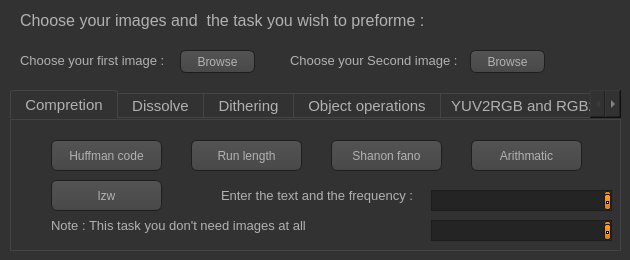
<?xml version="1.0" encoding="UTF-8"?>
<ui version="4.0">
 <class>Form</class>
 <widget class="QWidget" name="Form">
  <property name="geometry">
   <rect>
    <x>0</x>
    <y>0</y>
    <width>630</width>
    <height>260</height>
   </rect>
  </property>
  <property name="windowTitle">
   <string>Images manipulation </string>
  </property>
  <property name="windowIcon">
   <iconset>
    <normaloff>F:/Python Projects/Multimedia_Tasks/test_images/icone.png</normaloff>F:/Python Projects/Multimedia_Tasks/test_images/icone.png</iconset>
  </property>
  <property name="styleSheet">
   <string notr="true">QToolTip
{
     border: 1px solid black;
     background-color: #ffa02f;
     padding: 1px;
     border-radius: 3px;
     opacity: 100;
}

QWidget
{
    color: #b1b1b1;
    background-color: #323232;
}

QWidget:item:hover
{
    background-color: QLinearGradient( x1: 0, y1: 0, x2: 0, y2: 1, stop: 0 #ffa02f, stop: 1 #ca0619);
    color: #000000;
}

QWidget:item:selected
{
    background-color: QLinearGradient( x1: 0, y1: 0, x2: 0, y2: 1, stop: 0 #ffa02f, stop: 1 #d7801a);
}

QMenuBar::item
{
    background: transparent;
}

QMenuBar::item:selected
{
    background: transparent;
    border: 1px solid #ffaa00;
}

QMenuBar::item:pressed
{
    background: #444;
    border: 1px solid #000;
    background-color: QLinearGradient(
        x1:0, y1:0,
        x2:0, y2:1,
        stop:1 #212121,
        stop:0.4 #343434/*,
        stop:0.2 #343434,
        stop:0.1 #ffaa00*/
    );
    margin-bottom:-1px;
    padding-bottom:1px;
}

QMenu
{
    border: 1px solid #000;
}

QMenu::item
{
    padding: 2px 20px 2px 20px;
}

QMenu::item:selected
{
    color: #000000;
}

QWidget:disabled
{
    color: #404040;
    background-color: #323232;
}

QAbstractItemView
{
    background-color: QLinearGradient( x1: 0, y1: 0, x2: 0, y2: 1, stop: 0 #4d4d4d, stop: 0.1 #646464, stop: 1 #5d5d5d);
}

QWidget:focus
{
    /*border: 2px solid QLinearGradient( x1: 0, y1: 0, x2: 0, y2: 1, stop: 0 #ffa02f, stop: 1 #d7801a);*/
}

QLineEdit
{
    background-color: QLinearGradient( x1: 0, y1: 0, x2: 0, y2: 1, stop: 0 #4d4d4d, stop: 0 #646464, stop: 1 #5d5d5d);
    padding: 1px;
    border-style: solid;
    border: 1px solid #1e1e1e;
    border-radius: 5;
}

QPushButton
{
    color: #b1b1b1;
    background-color: QLinearGradient( x1: 0, y1: 0, x2: 0, y2: 1, stop: 0 #565656, stop: 0.1 #525252, stop: 0.5 #4e4e4e, stop: 0.9 #4a4a4a, stop: 1 #464646);
    border-width: 1px;
    border-color: #1e1e1e;
    border-style: solid;
    border-radius: 6;
    padding: 3px;
    font-size: 12px;
    padding-left: 5px;
    padding-right: 5px;
}

QPushButton:pressed
{
    background-color: QLinearGradient( x1: 0, y1: 0, x2: 0, y2: 1, stop: 0 #2d2d2d, stop: 0.1 #2b2b2b, stop: 0.5 #292929, stop: 0.9 #282828, stop: 1 #252525);
}

QComboBox
{
    selection-background-color: #ffaa00;
    background-color: QLinearGradient( x1: 0, y1: 0, x2: 0, y2: 1, stop: 0 #565656, stop: 0.1 #525252, stop: 0.5 #4e4e4e, stop: 0.9 #4a4a4a, stop: 1 #464646);
    border-style: solid;
    border: 1px solid #1e1e1e;
    border-radius: 5;
}

QComboBox:hover,QPushButton:hover
{
    border: 2px solid QLinearGradient( x1: 0, y1: 0, x2: 0, y2: 1, stop: 0 #ffa02f, stop: 1 #d7801a);
}


QComboBox:on
{
    padding-top: 3px;
    padding-left: 4px;
    background-color: QLinearGradient( x1: 0, y1: 0, x2: 0, y2: 1, stop: 0 #2d2d2d, stop: 0.1 #2b2b2b, stop: 0.5 #292929, stop: 0.9 #282828, stop: 1 #252525);
    selection-background-color: #ffaa00;
}

QComboBox QAbstractItemView
{
    border: 2px solid darkgray;
    selection-background-color: QLinearGradient( x1: 0, y1: 0, x2: 0, y2: 1, stop: 0 #ffa02f, stop: 1 #d7801a);
}

QComboBox::drop-down
{
     subcontrol-origin: padding;
     subcontrol-position: top right;
     width: 15px;

     border-left-width: 0px;
     border-left-color: darkgray;
     border-left-style: solid; /* just a single line */
     border-top-right-radius: 3px; /* same radius as the QComboBox */
     border-bottom-right-radius: 3px;
 }

QComboBox::down-arrow
{
     image: url(:/down_arrow.png);
}

QGroupBox:focus
{
border: 2px solid QLinearGradient( x1: 0, y1: 0, x2: 0, y2: 1, stop: 0 #ffa02f, stop: 1 #d7801a);
}

QTextEdit:focus
{
    border: 2px solid QLinearGradient( x1: 0, y1: 0, x2: 0, y2: 1, stop: 0 #ffa02f, stop: 1 #d7801a);
}

QScrollBar:horizontal {
     border: 1px solid #222222;
     background: QLinearGradient( x1: 0, y1: 0, x2: 0, y2: 1, stop: 0.0 #121212, stop: 0.2 #282828, stop: 1 #484848);
     height: 7px;
     margin: 0px 16px 0 16px;
}

QScrollBar::handle:horizontal
{
      background: QLinearGradient( x1: 0, y1: 0, x2: 1, y2: 0, stop: 0 #ffa02f, stop: 0.5 #d7801a, stop: 1 #ffa02f);
      min-height: 20px;
      border-radius: 2px;
}

QScrollBar::add-line:horizontal {
      border: 1px solid #1b1b19;
      border-radius: 2px;
      background: QLinearGradient( x1: 0, y1: 0, x2: 1, y2: 0, stop: 0 #ffa02f, stop: 1 #d7801a);
      width: 14px;
      subcontrol-position: right;
      subcontrol-origin: margin;
}

QScrollBar::sub-line:horizontal {
      border: 1px solid #1b1b19;
      border-radius: 2px;
      background: QLinearGradient( x1: 0, y1: 0, x2: 1, y2: 0, stop: 0 #ffa02f, stop: 1 #d7801a);
      width: 14px;
     subcontrol-position: left;
     subcontrol-origin: margin;
}

QScrollBar::right-arrow:horizontal, QScrollBar::left-arrow:horizontal
{
      border: 1px solid black;
      width: 1px;
      height: 1px;
      background: white;
}

QScrollBar::add-page:horizontal, QScrollBar::sub-page:horizontal
{
      background: none;
}

QScrollBar:vertical
{
      background: QLinearGradient( x1: 0, y1: 0, x2: 1, y2: 0, stop: 0.0 #121212, stop: 0.2 #282828, stop: 1 #484848);
      width: 7px;
      margin: 16px 0 16px 0;
      border: 1px solid #222222;
}

QScrollBar::handle:vertical
{
      background: QLinearGradient( x1: 0, y1: 0, x2: 0, y2: 1, stop: 0 #ffa02f, stop: 0.5 #d7801a, stop: 1 #ffa02f);
      min-height: 20px;
      border-radius: 2px;
}

QScrollBar::add-line:vertical
{
      border: 1px solid #1b1b19;
      border-radius: 2px;
      background: QLinearGradient( x1: 0, y1: 0, x2: 0, y2: 1, stop: 0 #ffa02f, stop: 1 #d7801a);
      height: 14px;
      subcontrol-position: bottom;
      subcontrol-origin: margin;
}

QScrollBar::sub-line:vertical
{
      border: 1px solid #1b1b19;
      border-radius: 2px;
      background: QLinearGradient( x1: 0, y1: 0, x2: 0, y2: 1, stop: 0 #d7801a, stop: 1 #ffa02f);
      height: 14px;
      subcontrol-position: top;
      subcontrol-origin: margin;
}

QScrollBar::up-arrow:vertical, QScrollBar::down-arrow:vertical
{
      border: 1px solid black;
      width: 1px;
      height: 1px;
      background: white;
}


QScrollBar::add-page:vertical, QScrollBar::sub-page:vertical
{
      background: none;
}

QTextEdit
{
    background-color: #242424;
}

QPlainTextEdit
{
    background-color: #242424;
}

QHeaderView::section
{
    background-color: QLinearGradient(x1:0, y1:0, x2:0, y2:1, stop:0 #616161, stop: 0.5 #505050, stop: 0.6 #434343, stop:1 #656565);
    color: white;
    padding-left: 4px;
    border: 1px solid #6c6c6c;
}

QCheckBox:disabled
{
color: #414141;
}

QDockWidget::title
{
    text-align: center;
    spacing: 3px; /* spacing between items in the tool bar */
    background-color: QLinearGradient(x1:0, y1:0, x2:0, y2:1, stop:0 #323232, stop: 0.5 #242424, stop:1 #323232);
}

QDockWidget::close-button, QDockWidget::float-button
{
    text-align: center;
    spacing: 1px; /* spacing between items in the tool bar */
    background-color: QLinearGradient(x1:0, y1:0, x2:0, y2:1, stop:0 #323232, stop: 0.5 #242424, stop:1 #323232);
}

QDockWidget::close-button:hover, QDockWidget::float-button:hover
{
    background: #242424;
}

QDockWidget::close-button:pressed, QDockWidget::float-button:pressed
{
    padding: 1px -1px -1px 1px;
}

QMainWindow::separator
{
    background-color: QLinearGradient(x1:0, y1:0, x2:0, y2:1, stop:0 #161616, stop: 0.5 #151515, stop: 0.6 #212121, stop:1 #343434);
    color: white;
    padding-left: 4px;
    border: 1px solid #4c4c4c;
    spacing: 3px; /* spacing between items in the tool bar */
}

QMainWindow::separator:hover
{

    background-color: QLinearGradient(x1:0, y1:0, x2:0, y2:1, stop:0 #d7801a, stop:0.5 #b56c17 stop:1 #ffa02f);
    color: white;
    padding-left: 4px;
    border: 1px solid #6c6c6c;
    spacing: 3px; /* spacing between items in the tool bar */
}

QToolBar::handle
{
     spacing: 3px; /* spacing between items in the tool bar */
     background: url(:/images/handle.png);
}

QMenu::separator
{
    height: 2px;
    background-color: QLinearGradient(x1:0, y1:0, x2:0, y2:1, stop:0 #161616, stop: 0.5 #151515, stop: 0.6 #212121, stop:1 #343434);
    color: white;
    padding-left: 4px;
    margin-left: 10px;
    margin-right: 5px;
}

QProgressBar
{
    border: 2px solid grey;
    border-radius: 5px;
    text-align: center;
}

QProgressBar::chunk
{
    background-color: #d7801a;
    width: 2.15px;
    margin: 0.5px;
}

QTabBar::tab {
    color: #b1b1b1;
    border: 1px solid #444;
    border-bottom-style: none;
    background-color: #323232;
    padding-left: 10px;
    padding-right: 10px;
    padding-top: 3px;
    padding-bottom: 2px;
    margin-right: -1px;
}

QTabWidget::pane {
    border: 1px solid #444;
    top: 1px;
}

QTabBar::tab:last
{
    margin-right: 0; /* the last selected tab has nothing to overlap with on the right */
    border-top-right-radius: 3px;
}

QTabBar::tab:first:!selected
{
 margin-left: 0px; /* the last selected tab has nothing to overlap with on the right */


    border-top-left-radius: 3px;
}

QTabBar::tab:!selected
{
    color: #b1b1b1;
    border-bottom-style: solid;
    margin-top: 3px;
    background-color: QLinearGradient(x1:0, y1:0, x2:0, y2:1, stop:1 #212121, stop:.4 #343434);
}

QTabBar::tab:selected
{
    border-top-left-radius: 3px;
    border-top-right-radius: 3px;
    margin-bottom: 0px;
}

QTabBar::tab:!selected:hover
{
    /*border-top: 2px solid #ffaa00;
    padding-bottom: 3px;*/
    border-top-left-radius: 3px;
    border-top-right-radius: 3px;
    background-color: QLinearGradient(x1:0, y1:0, x2:0, y2:1, stop:1 #212121, stop:0.4 #343434, stop:0.2 #343434, stop:0.1 #ffaa00);
}

QRadioButton::indicator:checked, QRadioButton::indicator:unchecked{
    color: #b1b1b1;
    background-color: #323232;
    border: 1px solid #b1b1b1;
    border-radius: 6px;
}

QRadioButton::indicator:checked
{
    background-color: qradialgradient(
        cx: 0.5, cy: 0.5,
        fx: 0.5, fy: 0.5,
        radius: 1.0,
        stop: 0.25 #ffaa00,
        stop: 0.3 #323232
    );
}

QCheckBox::indicator{
    color: #b1b1b1;
    background-color: #323232;
    border: 1px solid #b1b1b1;
    width: 9px;
    height: 9px;
}

QRadioButton::indicator
{
    border-radius: 6px;
}

QRadioButton::indicator:hover, QCheckBox::indicator:hover
{
    border: 1px solid #ffaa00;
}

QCheckBox::indicator:checked
{
    image:url(:/images/checkbox.png);
}

QCheckBox::indicator:disabled, QRadioButton::indicator:disabled
{
    border: 1px solid #444;
}</string>
  </property>
  <widget class="QTabWidget" name="tabWidget">
   <property name="geometry">
    <rect>
     <x>10</x>
     <y>90</y>
     <width>611</width>
     <height>161</height>
    </rect>
   </property>
   <property name="font">
    <font>
     <pointsize>11</pointsize>
     <weight>50</weight>
     <bold>false</bold>
    </font>
   </property>
   <property name="styleSheet">
    <string notr="true">color:&quot;#e1e1e1&quot;</string>
   </property>
   <property name="currentIndex">
    <number>0</number>
   </property>
   <widget class="QWidget" name="tab">
    <attribute name="title">
     <string> Compretion </string>
    </attribute>
    <widget class="QPushButton" name="huff_btn">
     <property name="geometry">
      <rect>
       <x>40</x>
       <y>20</y>
       <width>111</width>
       <height>31</height>
      </rect>
     </property>
     <property name="text">
      <string>Huffman code</string>
     </property>
    </widget>
    <widget class="QPushButton" name="runlength_btn">
     <property name="geometry">
      <rect>
       <x>180</x>
       <y>20</y>
       <width>111</width>
       <height>31</height>
      </rect>
     </property>
     <property name="text">
      <string>Run length</string>
     </property>
    </widget>
    <widget class="QPushButton" name="shanon_btn">
     <property name="geometry">
      <rect>
       <x>320</x>
       <y>20</y>
       <width>111</width>
       <height>31</height>
      </rect>
     </property>
     <property name="text">
      <string>Shanon fano</string>
     </property>
    </widget>
    <widget class="QPushButton" name="arith_btn">
     <property name="geometry">
      <rect>
       <x>460</x>
       <y>20</y>
       <width>111</width>
       <height>31</height>
      </rect>
     </property>
     <property name="text">
      <string>Arithmatic</string>
     </property>
    </widget>
    <widget class="QLabel" name="label_6">
     <property name="geometry">
      <rect>
       <x>40</x>
       <y>90</y>
       <width>311</width>
       <height>31</height>
      </rect>
     </property>
     <property name="font">
      <font>
       <pointsize>10</pointsize>
      </font>
     </property>
     <property name="styleSheet">
      <string notr="true">color:&quot;#ffaa00&quot;</string>
     </property>
     <property name="text">
      <string>Note : This task you don't need images at all </string>
     </property>
    </widget>
    <widget class="QPushButton" name="lzw_btn">
     <property name="geometry">
      <rect>
       <x>40</x>
       <y>60</y>
       <width>111</width>
       <height>31</height>
      </rect>
     </property>
     <property name="text">
      <string>lzw</string>
     </property>
    </widget>
    <widget class="QLabel" name="label_10">
     <property name="geometry">
      <rect>
       <x>210</x>
       <y>60</y>
       <width>201</width>
       <height>31</height>
      </rect>
     </property>
     <property name="font">
      <font>
       <pointsize>10</pointsize>
      </font>
     </property>
     <property name="styleSheet">
      <string notr="true">color:&quot;#ffaa00&quot;</string>
     </property>
     <property name="text">
      <string>Enter the text and the frequency :</string>
     </property>
    </widget>
    <widget class="QTextEdit" name="alph_bet">
     <property name="geometry">
      <rect>
       <x>420</x>
       <y>70</y>
       <width>181</width>
       <height>21</height>
      </rect>
     </property>
    </widget>
    <widget class="QTextEdit" name="frequan">
     <property name="geometry">
      <rect>
       <x>420</x>
       <y>100</y>
       <width>181</width>
       <height>21</height>
      </rect>
     </property>
    </widget>
   </widget>
   <widget class="QWidget" name="tab_2">
    <attribute name="title">
     <string> Dissolve </string>
    </attribute>
    <widget class="QPushButton" name="dither_btn">
     <property name="geometry">
      <rect>
       <x>40</x>
       <y>20</y>
       <width>111</width>
       <height>31</height>
      </rect>
     </property>
     <property name="text">
      <string>Dither dissolve</string>
     </property>
    </widget>
    <widget class="QPushButton" name="cross_btn">
     <property name="geometry">
      <rect>
       <x>180</x>
       <y>20</y>
       <width>111</width>
       <height>31</height>
      </rect>
     </property>
     <property name="text">
      <string>Cross dissolve</string>
     </property>
    </widget>
    <widget class="QPushButton" name="fadein_btn">
     <property name="geometry">
      <rect>
       <x>320</x>
       <y>20</y>
       <width>111</width>
       <height>31</height>
      </rect>
     </property>
     <property name="text">
      <string>Fade in</string>
     </property>
    </widget>
    <widget class="QPushButton" name="fadeout_btn">
     <property name="geometry">
      <rect>
       <x>460</x>
       <y>20</y>
       <width>111</width>
       <height>31</height>
      </rect>
     </property>
     <property name="text">
      <string>Fade out</string>
     </property>
    </widget>
    <widget class="QLabel" name="label_5">
     <property name="geometry">
      <rect>
       <x>40</x>
       <y>90</y>
       <width>451</width>
       <height>31</height>
      </rect>
     </property>
     <property name="font">
      <font>
       <pointsize>10</pointsize>
      </font>
     </property>
     <property name="styleSheet">
      <string notr="true">color:&quot;#ffaa00&quot;</string>
     </property>
     <property name="text">
      <string>Note : In fade in and fade out tasks you need one image and it's the first one </string>
     </property>
    </widget>
   </widget>
   <widget class="QWidget" name="tab_3">
    <attribute name="title">
     <string> Dithering </string>
    </attribute>
    <widget class="QPushButton" name="floyd_btn">
     <property name="geometry">
      <rect>
       <x>40</x>
       <y>20</y>
       <width>111</width>
       <height>31</height>
      </rect>
     </property>
     <property name="text">
      <string>Floyd dithering</string>
     </property>
    </widget>
    <widget class="QPushButton" name="order_btn">
     <property name="geometry">
      <rect>
       <x>180</x>
       <y>20</y>
       <width>111</width>
       <height>31</height>
      </rect>
     </property>
     <property name="text">
      <string>Ordered dithering</string>
     </property>
    </widget>
    <widget class="QPushButton" name="pattern_btn">
     <property name="geometry">
      <rect>
       <x>320</x>
       <y>20</y>
       <width>111</width>
       <height>31</height>
      </rect>
     </property>
     <property name="text">
      <string>Pattern dithering</string>
     </property>
    </widget>
    <widget class="QLabel" name="label_8">
     <property name="geometry">
      <rect>
       <x>40</x>
       <y>90</y>
       <width>451</width>
       <height>31</height>
      </rect>
     </property>
     <property name="font">
      <font>
       <pointsize>10</pointsize>
      </font>
     </property>
     <property name="styleSheet">
      <string notr="true">color:&quot;#ffaa00&quot;</string>
     </property>
     <property name="text">
      <string>Note : In fade in and fade out tasks you need one image and it's the first one </string>
     </property>
    </widget>
    <widget class="QPushButton" name="thr_btn">
     <property name="geometry">
      <rect>
       <x>460</x>
       <y>20</y>
       <width>111</width>
       <height>31</height>
      </rect>
     </property>
     <property name="text">
      <string>Threshold</string>
     </property>
    </widget>
   </widget>
   <widget class="QWidget" name="tab_4">
    <attribute name="title">
     <string> Object operations </string>
    </attribute>
    <widget class="QPushButton" name="rotate_btn">
     <property name="geometry">
      <rect>
       <x>40</x>
       <y>20</y>
       <width>111</width>
       <height>31</height>
      </rect>
     </property>
     <property name="text">
      <string>Rotate</string>
     </property>
    </widget>
    <widget class="QPushButton" name="scale_btn">
     <property name="geometry">
      <rect>
       <x>180</x>
       <y>20</y>
       <width>111</width>
       <height>31</height>
      </rect>
     </property>
     <property name="text">
      <string>Scale</string>
     </property>
    </widget>
    <widget class="QPushButton" name="transl_btn">
     <property name="geometry">
      <rect>
       <x>320</x>
       <y>20</y>
       <width>111</width>
       <height>31</height>
      </rect>
     </property>
     <property name="text">
      <string>Translate</string>
     </property>
    </widget>
    <widget class="QPushButton" name="alpha_btn">
     <property name="geometry">
      <rect>
       <x>460</x>
       <y>20</y>
       <width>91</width>
       <height>31</height>
      </rect>
     </property>
     <property name="text">
      <string>Alpha Channel</string>
     </property>
    </widget>
    <widget class="QLabel" name="label_4">
     <property name="geometry">
      <rect>
       <x>40</x>
       <y>90</y>
       <width>311</width>
       <height>31</height>
      </rect>
     </property>
     <property name="font">
      <font>
       <pointsize>10</pointsize>
      </font>
     </property>
     <property name="styleSheet">
      <string notr="true">color:&quot;#ffaa00&quot;</string>
     </property>
     <property name="text">
      <string>Note : This task is perform on 2D shape not image </string>
     </property>
    </widget>
    <widget class="QSlider" name="obj_value">
     <property name="geometry">
      <rect>
       <x>349</x>
       <y>60</y>
       <width>191</width>
       <height>22</height>
      </rect>
     </property>
     <property name="styleSheet">
      <string notr="true">QSlider::groove:horizontal {
border: 1px solid #bbb;
background: white;
height: 10px;
border-radius: 4px;
}

QSlider::sub-page:horizontal {
background: qlineargradient(x1: 0, y1: 0,    x2: 0, y2: 1,
    stop: 0 #66e, stop: 1 #bbf);
background: qlineargradient(x1: 0, y1: 0.2, x2: 1, y2: 1,
    stop: 0 #bbf, stop: 1 #55f);
border: 1px solid #777;
height: 10px;
border-radius: 4px;
}

QSlider::add-page:horizontal {
background: #fff;
border: 1px solid #777;
height: 10px;
border-radius: 4px;
}

QSlider::handle:horizontal {
background: qlineargradient(x1:0, y1:0, x2:1, y2:1,
    stop:0 #eee, stop:1 #ccc);
border: 1px solid #777;
width: 13px;
margin-top: -2px;
margin-bottom: -2px;
border-radius: 4px;
}

QSlider::handle:horizontal:hover {
background: qlineargradient(x1:0, y1:0, x2:1, y2:1,
    stop:0 #fff, stop:1 #ddd);
border: 1px solid #444;
border-radius: 4px;
}

QSlider::sub-page:horizontal:disabled {
background: #bbb;
border-color: #999;
}

QSlider::add-page:horizontal:disabled {
background: #eee;
border-color: #999;
}

QSlider::handle:horizontal:disabled {
background: #eee;
border: 1px solid #aaa;
border-radius: 4px;
}</string>
     </property>
     <property name="orientation">
      <enum>Qt::Horizontal</enum>
     </property>
    </widget>
    <widget class="QLabel" name="label_9">
     <property name="geometry">
      <rect>
       <x>40</x>
       <y>50</y>
       <width>291</width>
       <height>31</height>
      </rect>
     </property>
     <property name="font">
      <font>
       <pointsize>10</pointsize>
      </font>
     </property>
     <property name="styleSheet">
      <string notr="true">color:&quot;#ffaa00&quot;</string>
     </property>
     <property name="text">
      <string>Use this slider to change object operation values :</string>
     </property>
    </widget>
    <widget class="QLabel" name="value">
     <property name="geometry">
      <rect>
       <x>370</x>
       <y>90</y>
       <width>81</width>
       <height>31</height>
      </rect>
     </property>
     <property name="font">
      <font>
       <pointsize>10</pointsize>
      </font>
     </property>
     <property name="styleSheet">
      <string notr="true">color:&quot;#ffaa00&quot;</string>
     </property>
     <property name="text">
      <string>Value = </string>
     </property>
    </widget>
   </widget>
   <widget class="QWidget" name="tab_5">
    <attribute name="title">
     <string>YUV2RGB and RGB2YUV</string>
    </attribute>
    <widget class="QPushButton" name="rgb2yuv_btn">
     <property name="geometry">
      <rect>
       <x>40</x>
       <y>20</y>
       <width>111</width>
       <height>31</height>
      </rect>
     </property>
     <property name="text">
      <string>RGB 2 YUV</string>
     </property>
    </widget>
    <widget class="QPushButton" name="yuv2rgb_btn">
     <property name="geometry">
      <rect>
       <x>180</x>
       <y>20</y>
       <width>111</width>
       <height>31</height>
      </rect>
     </property>
     <property name="text">
      <string>YUV 2 RGB</string>
     </property>
    </widget>
    <widget class="QPushButton" name="sampling_btn">
     <property name="geometry">
      <rect>
       <x>320</x>
       <y>20</y>
       <width>111</width>
       <height>31</height>
      </rect>
     </property>
     <property name="text">
      <string>Up sampling 4.2.2</string>
     </property>
    </widget>
    <widget class="QLabel" name="label_7">
     <property name="geometry">
      <rect>
       <x>40</x>
       <y>90</y>
       <width>451</width>
       <height>31</height>
      </rect>
     </property>
     <property name="font">
      <font>
       <pointsize>10</pointsize>
      </font>
     </property>
     <property name="styleSheet">
      <string notr="true">color:&quot;#ffaa00&quot;</string>
     </property>
     <property name="text">
      <string>Note : In fade in and fade out tasks you need one image and it's the first one </string>
     </property>
    </widget>
   </widget>
  </widget>
  <widget class="QLabel" name="wecome">
   <property name="geometry">
    <rect>
     <x>20</x>
     <y>10</y>
     <width>411</width>
     <height>21</height>
    </rect>
   </property>
   <property name="font">
    <font>
     <pointsize>12</pointsize>
    </font>
   </property>
   <property name="styleSheet">
    <string notr="true">color:&quot;#ffaa00&quot;</string>
   </property>
   <property name="text">
    <string>Choose your images and  the task you wish to preforme :</string>
   </property>
  </widget>
  <widget class="QPushButton" name="img_1">
   <property name="geometry">
    <rect>
     <x>180</x>
     <y>50</y>
     <width>75</width>
     <height>23</height>
    </rect>
   </property>
   <property name="text">
    <string>Browse</string>
   </property>
   <property name="icon">
    <iconset>
     <normaloff>F:/Python Projects/Multimedia_Tasks/icons/main_icon.png</normaloff>F:/Python Projects/Multimedia_Tasks/icons/main_icon.png</iconset>
   </property>
  </widget>
  <widget class="QPushButton" name="img_2">
   <property name="geometry">
    <rect>
     <x>470</x>
     <y>50</y>
     <width>75</width>
     <height>23</height>
    </rect>
   </property>
   <property name="text">
    <string>Browse</string>
   </property>
   <property name="icon">
    <iconset>
     <normaloff>F:/Python Projects/Multimedia_Tasks/icons/main_icon.png</normaloff>F:/Python Projects/Multimedia_Tasks/icons/main_icon.png</iconset>
   </property>
  </widget>
  <widget class="QLabel" name="label_2">
   <property name="geometry">
    <rect>
     <x>20</x>
     <y>45</y>
     <width>151</width>
     <height>31</height>
    </rect>
   </property>
   <property name="font">
    <font>
     <pointsize>10</pointsize>
    </font>
   </property>
   <property name="styleSheet">
    <string notr="true">color:&quot;#ffaa00&quot;</string>
   </property>
   <property name="text">
    <string>Choose your first image :</string>
   </property>
  </widget>
  <widget class="QLabel" name="label_3">
   <property name="geometry">
    <rect>
     <x>290</x>
     <y>50</y>
     <width>171</width>
     <height>21</height>
    </rect>
   </property>
   <property name="font">
    <font>
     <pointsize>10</pointsize>
    </font>
   </property>
   <property name="styleSheet">
    <string notr="true">color:&quot;#ffaa00&quot;</string>
   </property>
   <property name="text">
    <string>Choose your Second image :</string>
   </property>
  </widget>
 </widget>
 <resources/>
 <connections/>
</ui>
